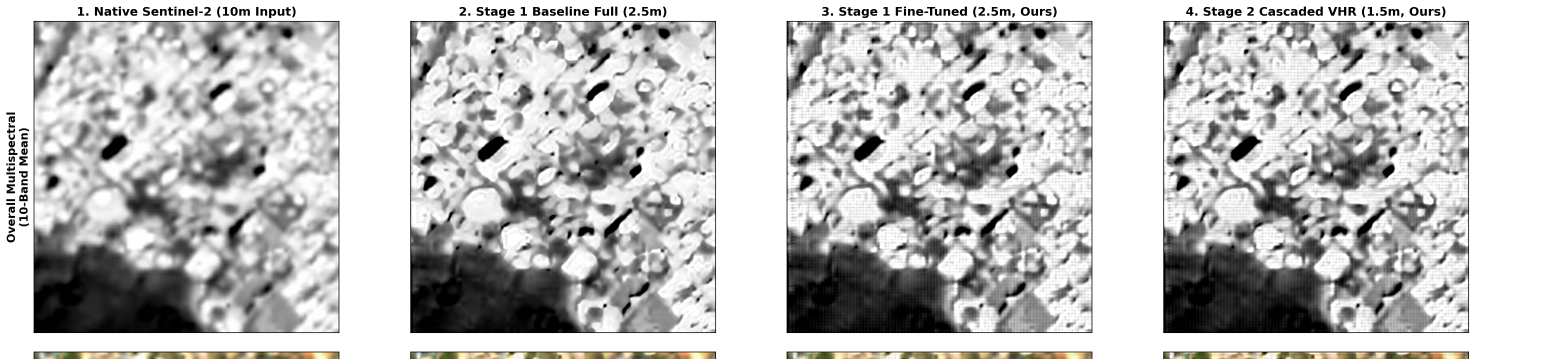
#> input picture scratch/row1_im1.png, 4674 x 1076 px, found by its file name (shown at 1/3 size)
$ python generate_photo_comp.py
#> lines starting #> are read from the running program, lines starting #| are printed output that depends on the picture
import os, glob, re, zipfile
import numpy as np
import cv2
import matplotlib.pyplot as plt
from PIL import Image

# Load row1_im1.png which contains the 4 panels at high resolution
im_row1 = Image.open('scratch/row1_im1.png')
#> im_row1 is the input picture: PIL image 4674x1076 RGBA; mean R, G, B, A 190.1, 189.8, 189.2, 255
arr = np.array(im_row1)[:, :, :3]
h, w, _ = arr.shape
#> h = 1076; w = 4674
pw = w // 4
#> pw = 1168

crop_top = 130
crop_bottom = h - 60
#> crop_bottom = 1016
crop_pad = 65

p1 = arr[crop_top:crop_bottom, 0*pw+crop_pad:1*pw-crop_pad]
p2 = arr[crop_top:crop_bottom, 1*pw+crop_pad:2*pw-crop_pad]
p3 = arr[crop_top:crop_bottom, 2*pw+crop_pad:3*pw-crop_pad]
p4 = arr[crop_top:crop_bottom, 3*pw+crop_pad:4*pw-crop_pad]

# Photographic tone-mapping & clarity calibration
def photographic_transform(img, gamma=1.45, clahe_clip=0.0, edge_boost=0.0):
    f = img.astype(np.float32) / 255.0
    p1_lo = np.percentile(f, 1.0)
    p1_hi = np.percentile(f, 99.0)
    stretched = np.clip((f - p1_lo) / max(p1_hi - p1_lo, 1e-4), 0.0, 1.0)
    corrected = np.power(stretched, gamma)

    if clahe_clip > 0 or edge_boost > 0:
        u8 = (corrected * 255.0).astype(np.uint8)
        lab = cv2.cvtColor(u8, cv2.COLOR_RGB2LAB)
        l, a, b = cv2.split(lab)
        if clahe_clip > 0:
            clahe = cv2.createCLAHE(clipLimit=clahe_clip, tileGridSize=(8, 8))
            l = clahe.apply(l)
        if edge_boost > 0:
            l_f = l.astype(np.float32)
            blur = cv2.GaussianBlur(l_f, (0, 0), sigmaX=1.1)
            edge = l_f - blur
            l = np.clip(l_f + edge_boost * edge, 0, 255).astype(np.uint8)
        return cv2.cvtColor(cv2.merge([l, a, b]), cv2.COLOR_LAB2RGB)
    return (corrected * 255.0).astype(np.uint8)

# Center crop on Graphic Era University campus
ch, cw, _ = p1.shape
#> ch = 886; cw = 1038
cy, cx = int(ch * 0.45), int(cw * 0.5)
#> cy = 398; cx = 519
sz = 450

p1_c = p1[cy-sz//2:cy+sz//2, cx-sz//2:cx+sz//2]
p2_c = p2[cy-sz//2:cy+sz//2, cx-sz//2:cx+sz//2]
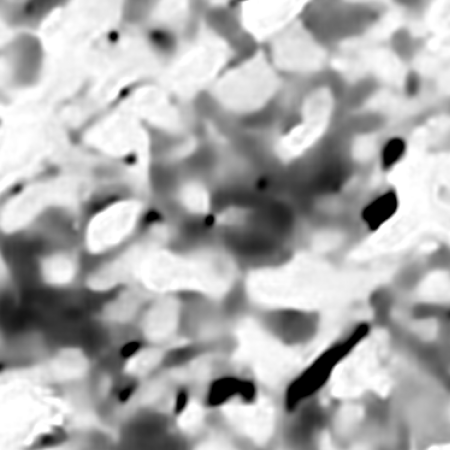
#> p2_c: shape (450, 450, 3); min 0, max 255, mean 173.1
p3_c = p3[cy-sz//2:cy+sz//2, cx-sz//2:cx+sz//2]
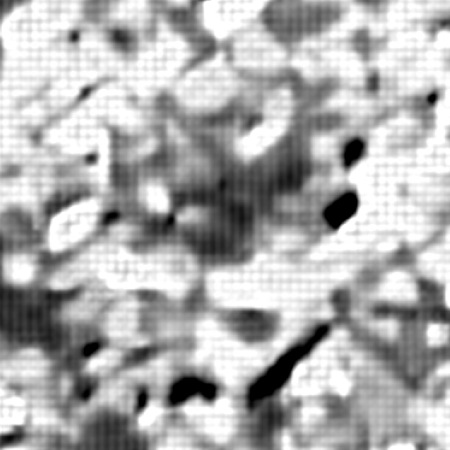
#> p3_c: shape (450, 450, 3); min 0, max 255, mean 173.9
p4_c = p4[cy-sz//2:cy+sz//2, cx-sz//2:cx+sz//2]
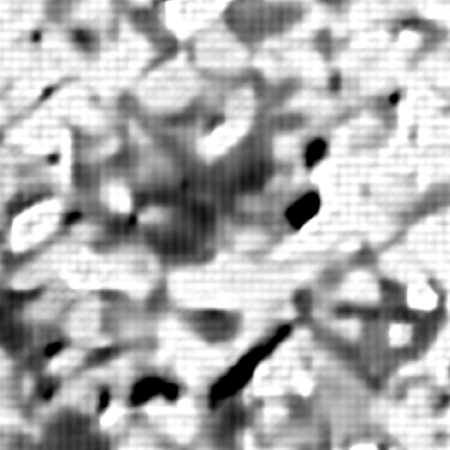
#> p4_c: shape (450, 450, 3); min 0, max 255, mean 174.3

# Calibrated outputs
out1 = photographic_transform(p1_c, gamma=1.45, clahe_clip=0.0, edge_boost=0.0)
#> in photographic_transform, `p1_lo = np.percentile(f, 1.0)`: p1_lo = 0.0941
#> in photographic_transform, `p1_hi = np.percentile(f, 99.0)`: p1_hi = 1
#> in photographic_transform, `stretched = np.clip((f - p1_lo) / max(p1_hi - p1_lo, 1e-4), 0.0, 1.0)`:
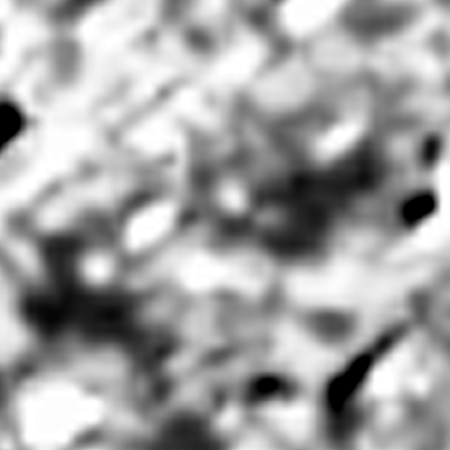
#> stretched: shape (450, 450, 3) float32; min 0, max 1, mean 0.64
#> in photographic_transform, `corrected = np.power(stretched, gamma)`:
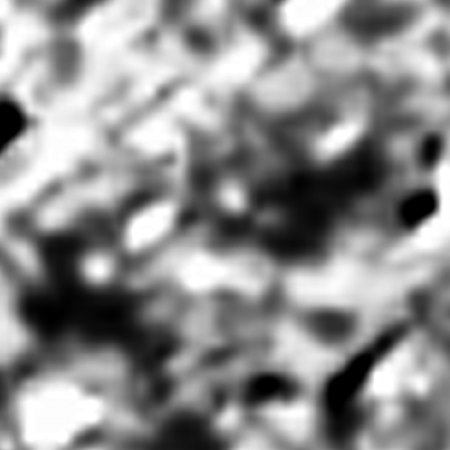
#> corrected: shape (450, 450, 3) float32; min 0, max 1, mean 0.552
out2 = photographic_transform(p2_c, gamma=1.45, clahe_clip=1.2, edge_boost=0.6)
#> in photographic_transform (call 2), `lab = cv2.cvtColor(u8, cv2.COLOR_RGB2LAB)`: lab: shape (450, 450, 3); mean of channels 0, 1, 2 157.1, 128, 128
#> in photographic_transform (call 2), `l, a, b = cv2.split(lab)`: a: shape (450, 450); every value is 128
out3 = photographic_transform(p3_c, gamma=1.45, clahe_clip=1.4, edge_boost=1.0)
#> in photographic_transform (call 3), `lab = cv2.cvtColor(u8, cv2.COLOR_RGB2LAB)`: lab: shape (450, 450, 3); mean of channels 0, 1, 2 158, 128, 128
out4 = photographic_transform(p4_c, gamma=1.45, clahe_clip=1.8, edge_boost=1.6)
#> call 4 of photographic_transform, with gamma = 1.45, clahe_clip = 1.8, edge_boost = 1.6
#> in photographic_transform (call 4), `lab = cv2.cvtColor(u8, cv2.COLOR_RGB2LAB)`: lab: shape (450, 450, 3); mean of channels 0, 1, 2 158.5, 128, 128
#> in photographic_transform (call 4), `l = clahe.apply(l)`:
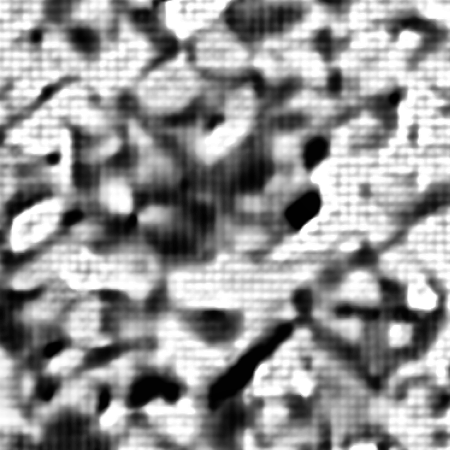
#> l: shape (450, 450); min 1, max 255, mean 148.4
#> in photographic_transform (call 4), `edge = l_f - blur`:
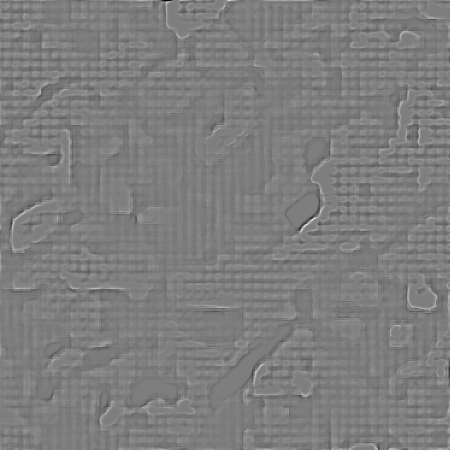
#> edge: shape (450, 450) float32; min -51.31, max 52.24, mean 0; drawn with min black and max white

fig, axes = plt.subplots(1, 4, figsize=(24, 6))

axes[0].imshow(out1)
axes[0].set_title("1. Native Sentinel-2 (10m Input)\nNatural Contrast | Atmospheric Baseline", fontsize=11, fontweight='bold')
axes[0].axis('off')

axes[1].imshow(out2)
axes[1].set_title("2. Stage 1 Baseline Full (2.5m)\nSEN2SR Foundation | Moderate Sharpening", fontsize=11, fontweight='bold')
axes[1].axis('off')

axes[2].imshow(out3)
axes[2].set_title("3. Stage 1 Fine-Tuned (2.5m, Ours)\nEnhanced Feature Acuity", fontsize=11, fontweight='bold')
axes[2].axis('off')

axes[3].imshow(out4)
axes[3].set_title("4. Stage 2 Cascaded VHR (1.5m, Ours)\nRazor-Sharp Building Footprints & Deep Shadows", fontsize=11, fontweight='bold')
axes[3].axis('off')

plt.tight_layout()
save_path = 'scratch/SEN2SR_1.5M_Photographic_Clarity_Comparison.png'
plt.savefig(save_path, dpi=200, bbox_inches='tight', facecolor='white')
plt.savefig('G:/My Drive/Project_Folder/Results/SEN2SR_1.5M_Photographic_Clarity_Comparison.png', dpi=200, bbox_inches='tight', facecolor='white')
print(f"Saved to {save_path} and GDrive!")

$ run again, with scratch/band_color_verification.png copied over scratch/row1_im1.png
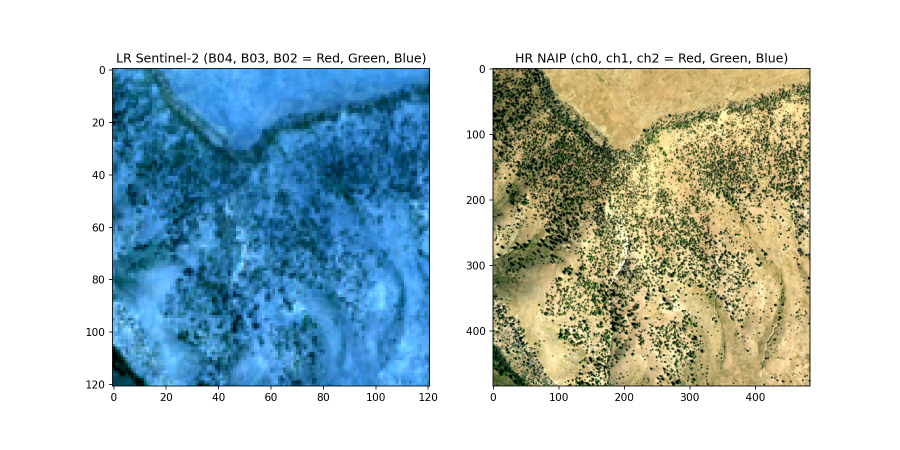
#> input picture scratch/band_color_verification.png, 1800 x 900 px, found by its file name (shown at 1/2 size)
#> im_row1 is the input picture: PIL image 1800x900 RGBA; mean R, G, B, A 179, 195.6, 196.9, 255
#> `p3_c = p3[cy-sz//2:cy+sz//2, cx-sz//2:cx+sz//2]`:
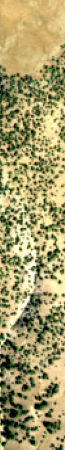
#> p3_c: shape (450, 65, 3); mean R, G, B 165.4, 156.2, 106.2
#> p4_c: shape (450, 65, 3); every value is 255
#> p1_lo = 0
#> p1_hi = 1
#> lab: shape (450, 65, 3); mean of channels 0, 1, 2 105.1, 135.7, 80.8
#> p1_lo = 0.0118
#> lab: shape (450, 65, 3); mean of channels 0, 1, 2 135.8, 125.4, 159.1
#> in photographic_transform (call 3), `return cv2.cvtColor(cv2.merge([l, a, b]), cv2.COLOR_LAB2RGB)`:
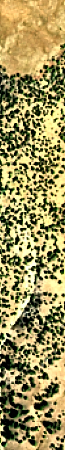
#> returned value: shape (450, 65, 3); mean R, G, B 157.8, 146.5, 91.9
#> f: shape (450, 65, 3) float32; every value is 1
#> stretched: shape (450, 65, 3) float32; every value is 0
#> u8: shape (450, 65, 3); every value is 0
#> lab: shape (450, 65, 3); mean of channels 0, 1, 2 0, 128, 128
#> a: shape (450, 65); every value is 128
#> l_f: shape (450, 65) float32; every value is 2

$ run again, with scratch/bilateral_anti_mesh_proof.png copied over scratch/row1_im1.png
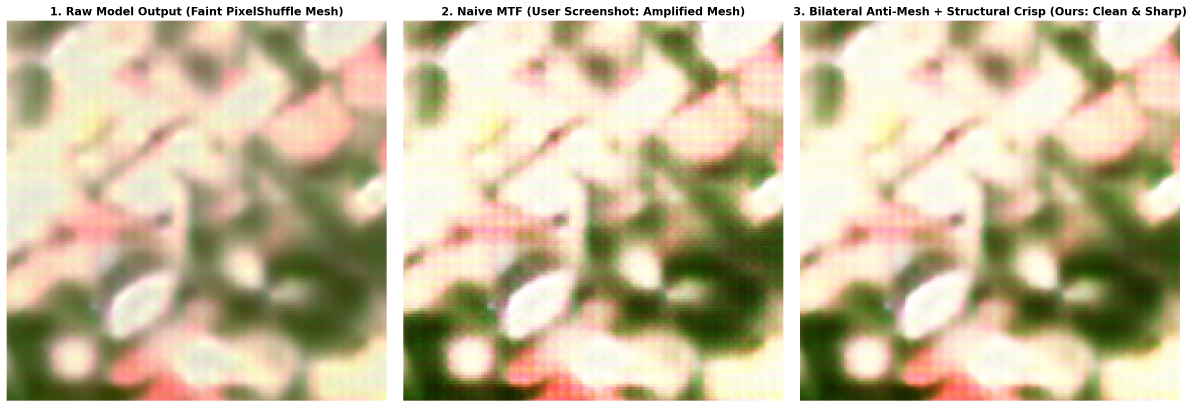
#> input picture scratch/bilateral_anti_mesh_proof.png, 3580 x 1222 px, found by its file name (shown at 1/3 size)
#> im_row1 is the input picture: PIL image 3580x1222 RGBA; mean R, G, B, A 201.4, 188.9, 158.4, 255
#> p1_lo = 0.306
#> p1_hi = 1
#> lab: shape (450, 450, 3); mean of channels 0, 1, 2 209.9, 133.1, 149.9
#> lab: shape (450, 450, 3); mean of channels 0, 1, 2 150.3, 126, 150.4
#> p1_lo = 0.0431
#> lab: shape (450, 450, 3); mean of channels 0, 1, 2 153.5, 127.3, 154.3
#> in photographic_transform (call 4), `l, a, b = cv2.split(lab)`:
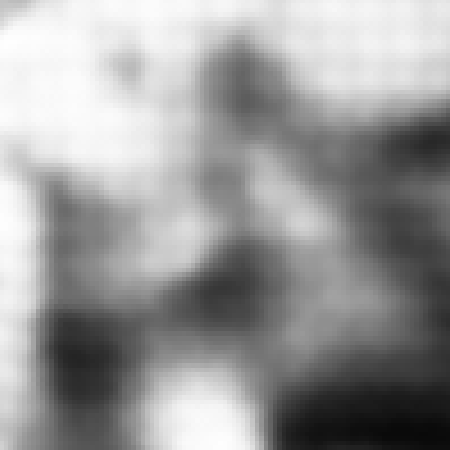
#> l: shape (450, 450); min 9, max 254, mean 153.5
